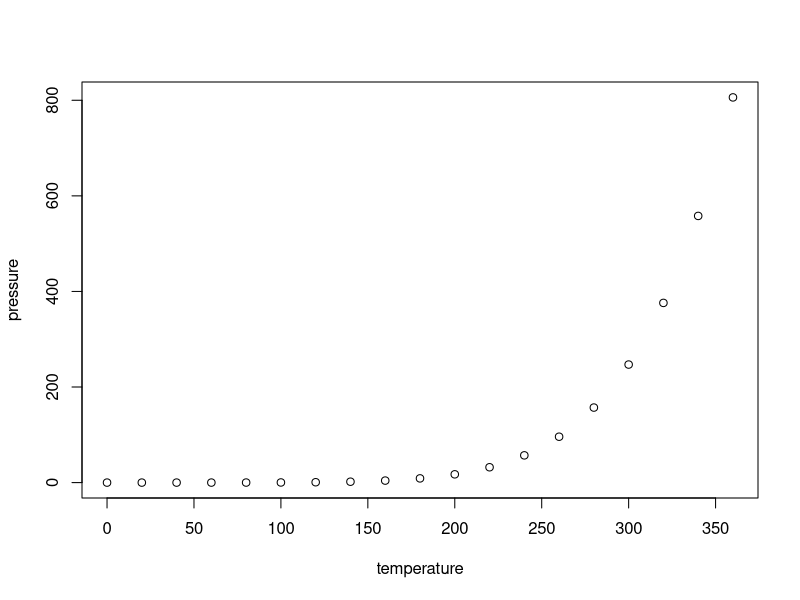
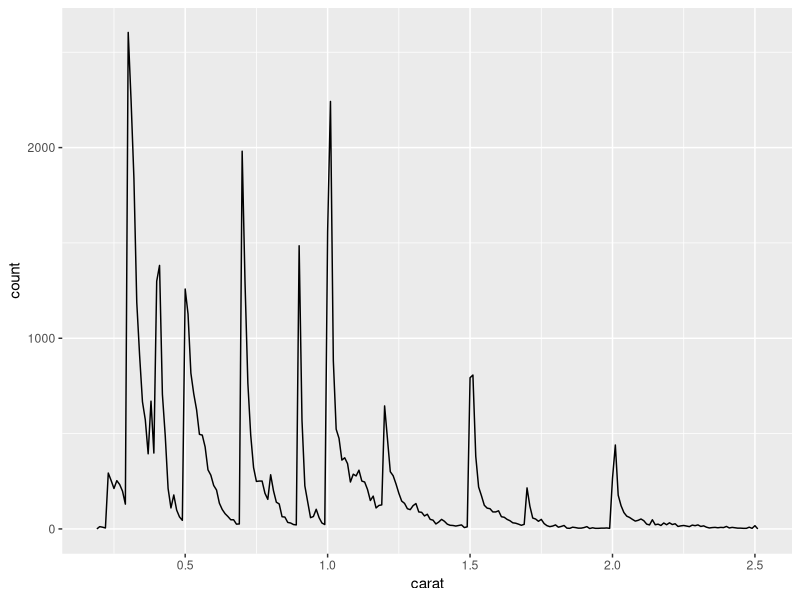
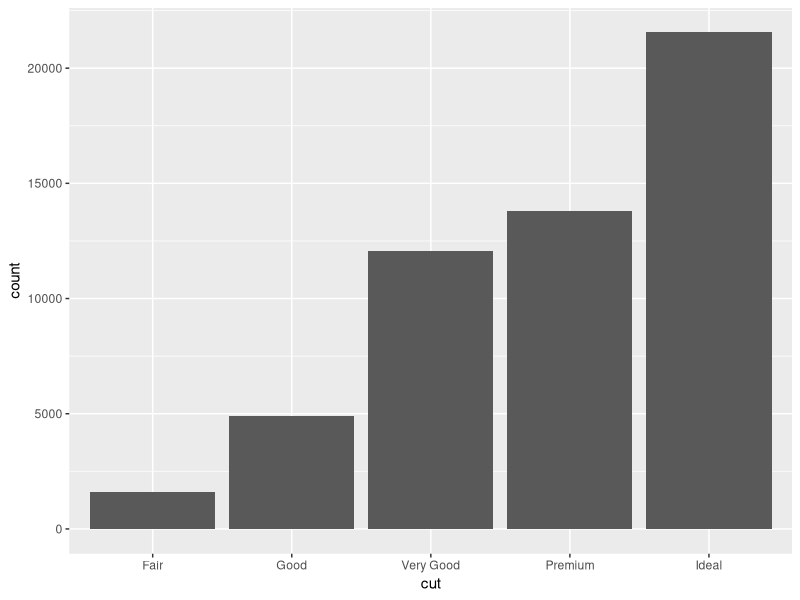
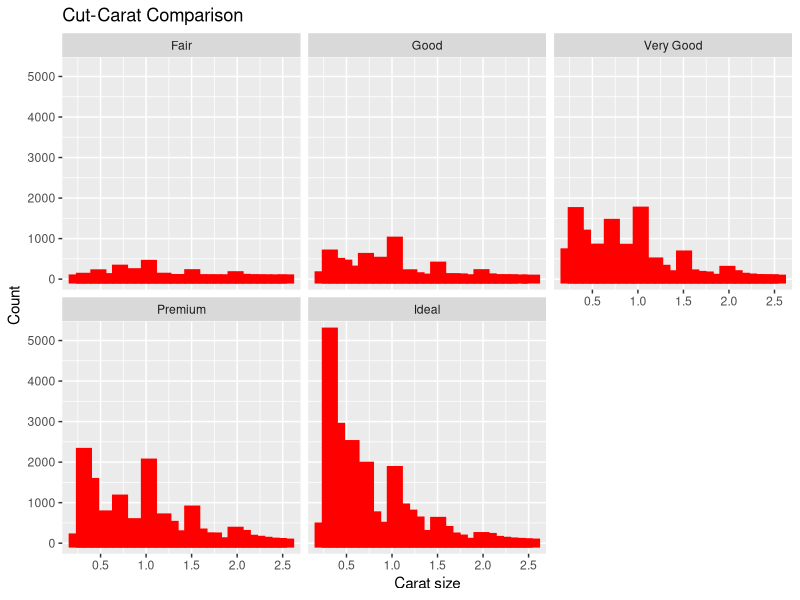
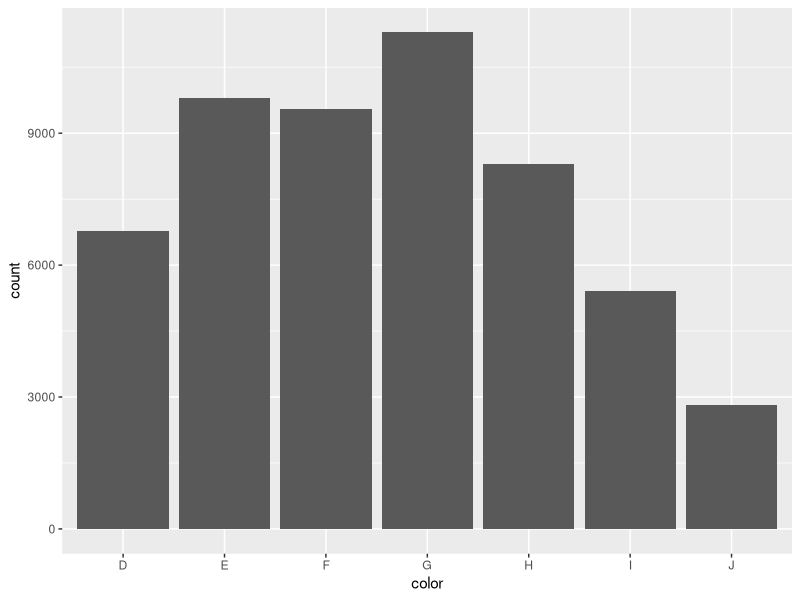
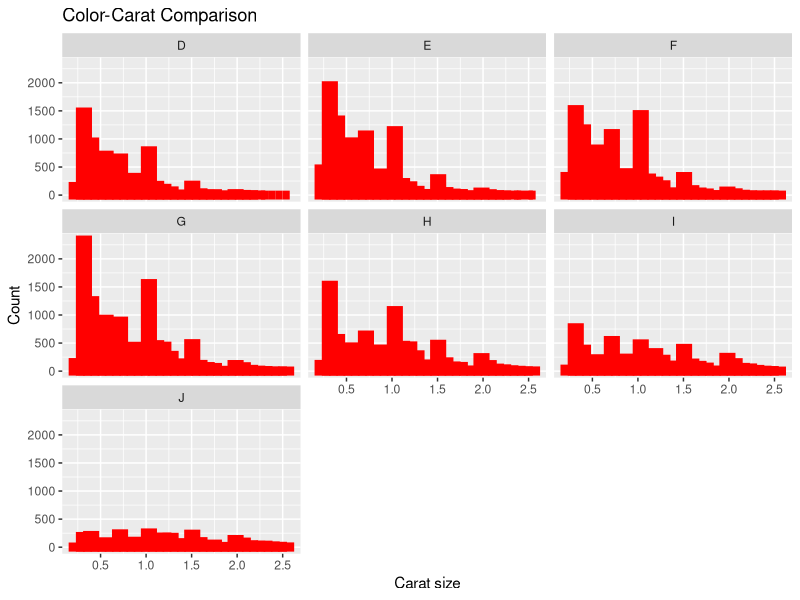
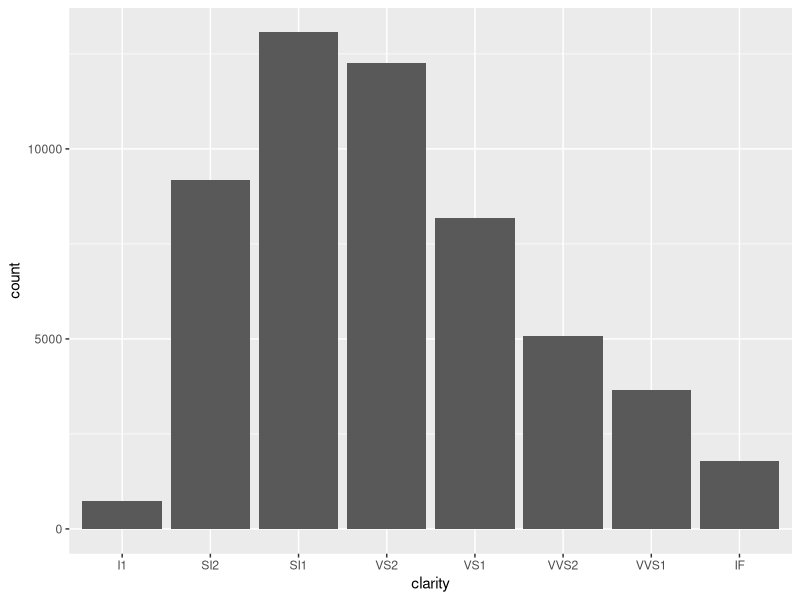
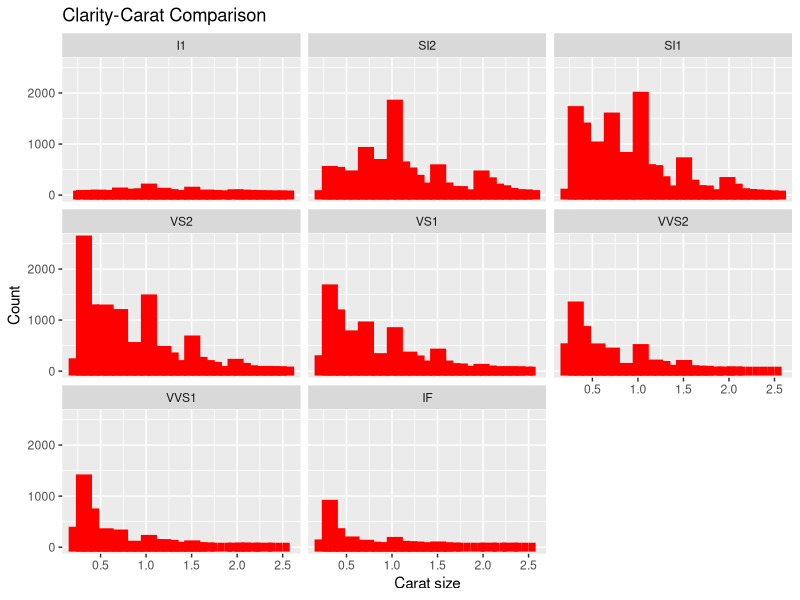

Source code (R) for these figures, in order:
## ---- chunk 1
knitr::opts_chunk$set(echo = TRUE)
## ---- chunk 2
summary(cars)
## ---- chunk 3
plot(pressure)
## ---- chunk 4
library(ggplot2)
library(dplyr)

smaller <- diamonds %>% 
  filter(carat <= 2.5)
## ---- chunk 5
smaller %>% 
  ggplot(aes(carat)) + 
  geom_freqpoly(binwidth = 0.01)
## ---- chunk 6
knitr::opts_chunk$set(
  comment = "#>",
  collapse = TRUE
)

diamonds |> 
  group_by(cut) |> 
  summarise(count = n()) |> 
  ggplot(aes(x=cut, y=count)) + 
  geom_bar(stat = "identity")


# Alternate graph
smaller |> 
  ggplot(aes(x = carat)) +
  geom_histogram(color = "red", size = 3, alpha = 0.7) + 
  labs(
    title = "Cut-Carat Comparison",
    x = "Carat size",
    y = "Count"
  ) +
  facet_wrap(~ cut)
theme_minimal()
  
## ---- chunk 7
knitr::opts_chunk$set(
  comment = "#>",
  collapse = TRUE
)

diamonds |> 
  group_by(color) |> 
  summarise(count = n()) |> 
  ggplot(aes(x=color, y=count)) + 
  geom_bar(stat = "identity")

# Alternate graph
smaller |> 
  ggplot(aes(x = carat)) +
  geom_histogram(color = "red", size = 3, alpha = 0.7) + 
  labs(
    title = "Color-Carat Comparison",
    x = "Carat size",
    y = "Count"
  ) +
  facet_wrap(~ color)
## ---- chunk 8
knitr::opts_chunk$set(
  comment = "#>",
  collapse = TRUE
)

diamonds |> 
  group_by(clarity) |> 
  summarise(count = n()) |> 
  ggplot(aes(x=clarity, y=count)) + 
  geom_bar(stat = "identity")


# Alternate graph
smaller |> 
  ggplot(aes(x = carat)) +
  geom_histogram(color = "red", size = 3, alpha = 0.7) + 
  labs(
    title = "Clarity-Carat Comparison",
    x = "Carat size",
    y = "Count"
  ) +
  facet_wrap(~ clarity)
